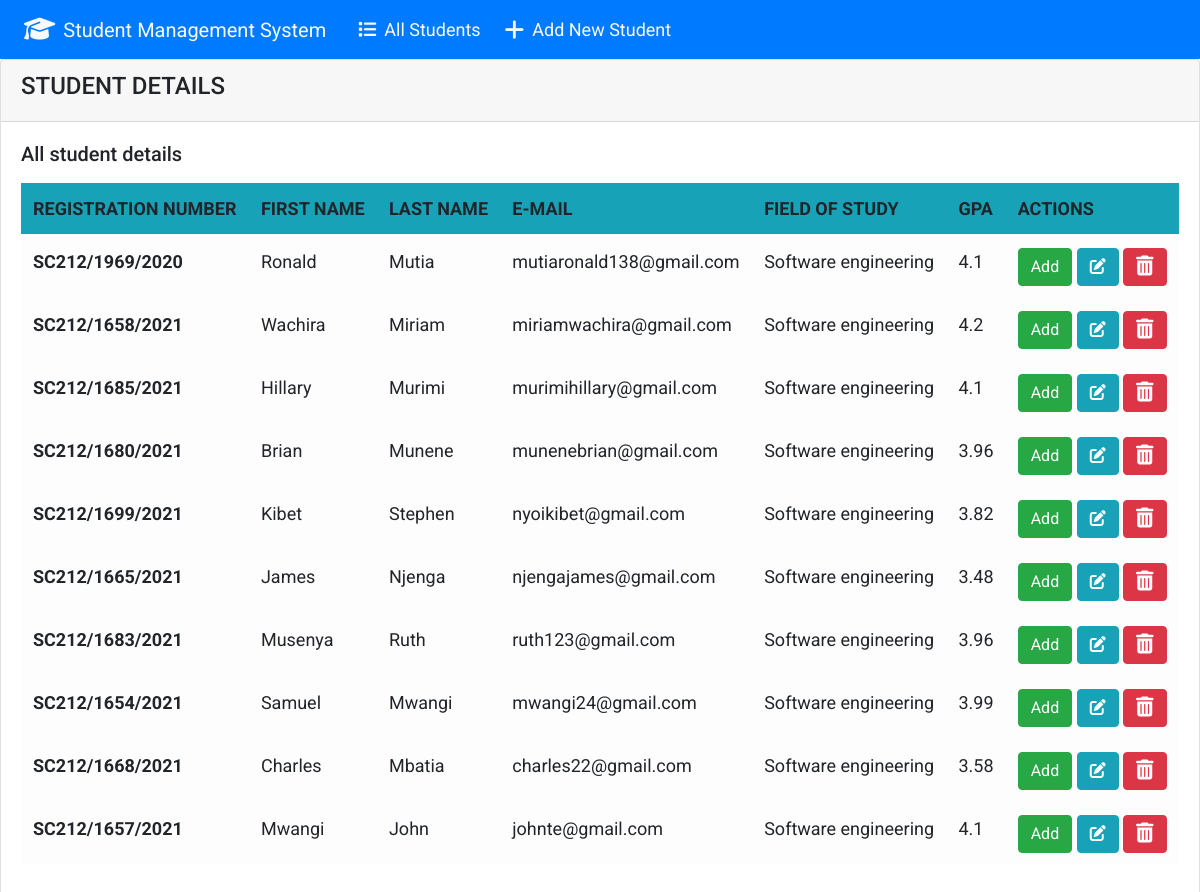
Before: / with the older database file.
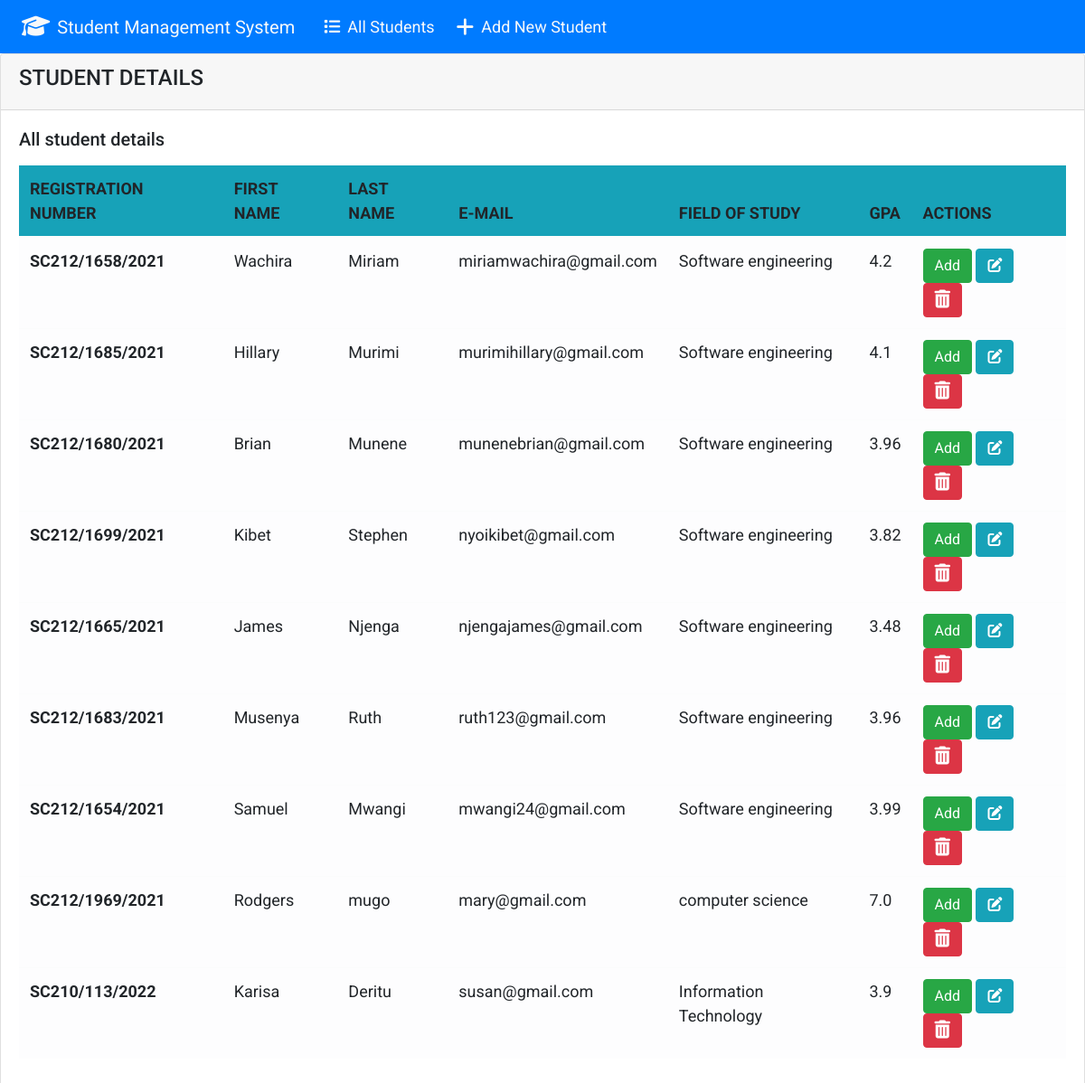
After: the same page with the newer database file.
### students/models.py (models this page shows, shortened)
class Student(models.Model):
    student_number = models.CharField(max_length=100)
    first_name = models.CharField(max_length=200)
    last_name = models.CharField(max_length=200)
    email = models.EmailField()
    field_of_study = models.CharField(max_length=200)
    gpa = models.FloatField()

### students/views.py (the view)
# urls.py: path('', views.index, name='index'),
def index(request):
    students = Student.objects.all()
    context = {
        'students': students
    }
    return render(request, 'students/index.html', context)

### students/templates/students/index.html (shortened to what this page needs)
{% extends 'students/base.html' %}
{% block content %}
{%  if students %}
<div class="card">
  <div class="card-header">
    <h4>STUDENT DETAILS</h4>
  </div>
  <div class="card-body">
    <h5 class="card-title">All student details</h5>
    <table class="table table-hover table-light my-3">
      <thead>
        <tr class="bg-info">
          <th scope="col">REGISTRATION NUMBER</th>
          <th scope="col">FIRST NAME</th>
          <th scope="col">LAST NAME</th>
          <th scope="col">E-MAIL</th>
          <th scope="col">FIELD OF STUDY</th>
          <th scope="col">GPA</th>
          <th scope="col">ACTIONS</th>
        </tr>
      </thead>
      <tbody>
        {% for student in students %}
        <tr>
          <th scope="row">{{ student.student_number }}</th>
          <td>{{ student.first_name}}</td>
          <td>{{ student.last_name}}</td>
          <td>{{ student.email }}</td>
          <td>{{ student.field_of_study }}</td>
          <td>{{ student.gpa }}</td>
          <td>
            <button type="button" class="btn btn-success"><a href="{% url 'create_student' %}" class="text-decoration-none text-white">Add</a></button>
            <button type="button" class="btn btn-info"><a href="{% url 'update_student' student.id %}" class="text-decoration-none"><i class="fa-solid fa-pen-to-square text-white"></i></a></button>
            <button type="button" class="btn btn-danger"><a href="{% url 'delete_student' student.id %}" class="text-decoration-none"><i class="fa-solid fa-trash-can fa-lg text-white"></i></a></button>
          </td>
        </tr>
        {% endfor %}
  {% endif %}
  </div>
</div>
{% endblock content %}

### students/templates/students/base.html (shortened to what this page needs)
<!DOCTYPE html>
<html lang="en">
<head>
    <link rel="stylesheet" href="https://cdnjs.cloudflare.com/ajax/libs/font-awesome/6.2.0/css/all.min.css" />
    <link rel="stylesheet" href="https://cdn.jsdelivr.net/npm/bootstrap@4.3.1/dist/css/bootstrap.min.css">
</head>
<body>
    <nav class="navbar navbar-expand-lg navbar-light bg-primary">
        <a class="navbar-brand text-light " href="{% url 'index' %}"><i class="fa-solid fa-graduation-cap fa-lg mx-2"></i>Student Management System</a>
        <div class="collapse navbar-collapse" id="navbarSupportedContent">
          <ul class="navbar-nav mr-auto">
            <li class="nav-item active">
              <a class="nav-link text-light" href="{% url 'index'%}"><i class="fa-solid fa-list mx-2"></i>All Students</a> <span class="sr-only">(current)</span></a>
            </li>
            <li class="nav-item">
              <a class="nav-link text-light" href="{% url 'create_student' %}"><i class="fa-solid fa-plus fa-lg mx-2"></i>Add New Student</a>
            </li>
        </div>
      </nav>
     {% block content %}
     {% endblock content %}
</body>
</html>

### students/templates/students/base.html (style rules this page uses)
body { font-family: 'Roboto', sans-serif; font-size: 18px; }

Changed rows visible on the page:
removed Student: student_number "SC212/1969/2020", first_name "Ronald", last_name "Mutia", email "mutiaronald138@gmail.com", field_of_study "Software engineering", gpa "4.1"
removed Student: student_number "SC212/1668/2021", first_name "Charles", last_name "Mbatia", email "charles22@gmail.com", field_of_study "Software engineering", gpa "3.58"
removed Student: student_number "SC212/1657/2021", first_name "Mwangi", last_name "John", email "johnte@gmail.com", field_of_study "Software engineering", gpa "4.1"
added Student: student_number "SC212/1969/2021", first_name "Rodgers", last_name "mugo", email "mary@gmail.com", field_of_study "computer science", gpa "7.0"
added Student: student_number "SC210/113/2022", first_name "Karisa", last_name "Deritu", email "susan@gmail.com", field_of_study "Information Technology", gpa "3.9"
